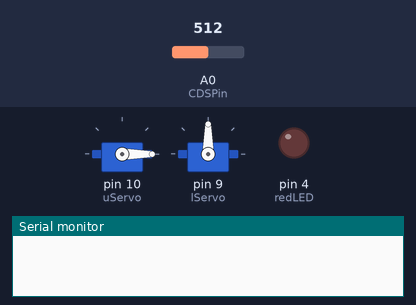
Bench run of a sketch on a simulated Arduino Uno, built with avr-gcc and run on an emulated ATmega328P. On the bench: 2 × servo, output pins drawn as LEDs (lit = HIGH), the last lines printed to the serial monitor. The test bench sets the inputs (shaded band); at power-on: A0 (CDSPin) = 512.

Above: at 0.1 s.
At 1.6 s:
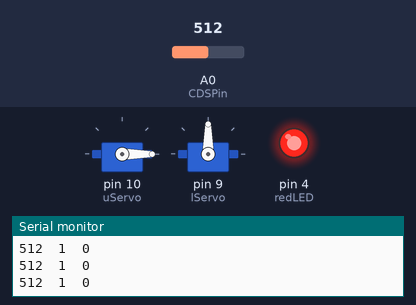
Timing chart, 0 to 3.1 s (numbered marks = the images above):
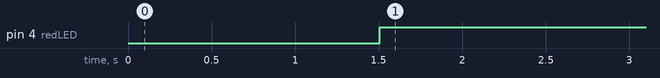

Measured:
- by itself, pin 4 (redLED): LOW → HIGH at 1.5 s

The sketch:

ballFeeder-SensorCheck.ino
```cpp
#include <Servo.h>
Servo uServo;
Servo lServo;

int CDSPin = 0;
int redLED = 4;
int emptyTime = 0;
int usStatus = 0; //0=closed, 1=open
int lsStatus = 0;
int thresh = 160; //Sensor threshold

//Threshold 100
//>100 No ball
//<100 Ball
void setup()
{
  pinMode(redLED, OUTPUT);
  uServo.attach(10); //Upper servo is on pin 10
  lServo.attach(9); //Lower servo is on pin 9
  usOpen(); //Open the upper gate (Starts with this open to allow a ball in
  lsClose(); //Close the lower gate
  Serial.begin(9600);

}
void loop()
{

  int time = millis() / 1000; //Time in seconds
  if (time % 10 == 0) // Do every 10 seconds
  {
	  if(hasBall() == 1)
	  {
		usClose(); //Close upper gate
		discharge(); // Discharge a single ball
		usOpen(); //Re-open the upper gate
	  }
  }

	delay(100);
	dataPrint();
}

void dataPrint() //Prints all of the data separated by tabs in the order: Raw Sensor Data, Upper Servo Status, Lower Servo Status
{
  Serial.print(sensorRaw());
  Serial.print("\t");
  Serial.print(usStatus);
  Serial.print("\t");
  Serial.println(lsStatus);

  //This loop runs every 100 ms so I will use it to time the empty case
  if(hasBall() == 1) { emptyTime = 0; digitalWrite(redLED, LOW); } else { emptyTime += 100; } //Turn off the LED if the ball is in the chamber or count up if there is no ball
  if(emptyTime > 1000) { digitalWrite(redLED, HIGH); } //Turn on the starving LED after a certain amount of time

}

void feed() // Feeds a single ball
{
  usOpen();
  delayD(1000);
  if (hasBall() == 1) {
    usClose();
    delayD(1000);
  }
}

void discharge() //Discharges a single ball
{
  lsOpen();
  delayD(1000);
  lsClose();
  delayD(1000);
}

int hasBall()
{
  if (sensorRaw() >= 160)
  {
    int starving=1;
    return 0;
  }else{
    int starving=0;
    return 1;
  }
}

int sensorRaw()
{
  return analogRead(CDSPin);
}

void delayD(int t) //A delay but printing data every 100ms: Takes( t = time in ms )
{
	int time = t/100;
	for (int i = 1; i < time; i++) { //Continues printing data every 100ms for 1 second
		delay(100);
		dataPrint();
	}
}

void usClose() //Closes the upper gate
{
  uServo.write(90); //Close gate
  usStatus = 0;
  delay(200);
}

void usOpen() //Opens the upper gate
{
  uServo.write(0); //Open gate
  usStatus = 1;
  delay(200);
}

void lsClose() //Closes the lower gate
{
  lServo.write(90); //Close gate
  lsStatus = 0;
  delay(200);
}

void lsOpen() //Opens the lower gate
{
  lServo.write(0); //Open gate
  lsStatus = 1;
  delay(200);
}
```
